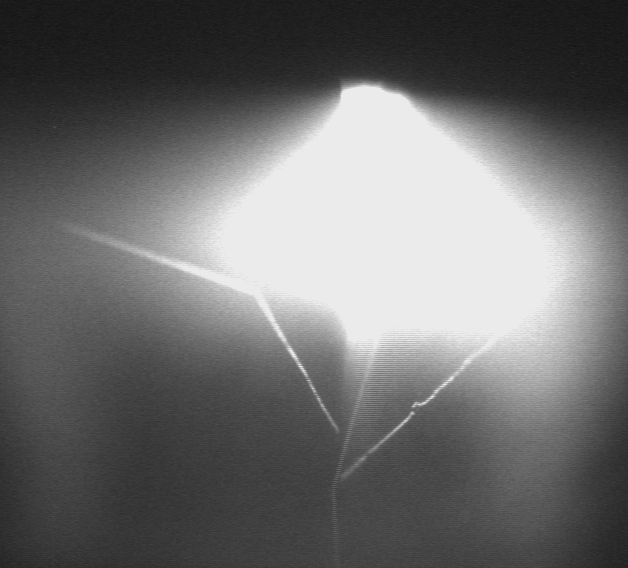
%> input picture 焊缝照片（原始）/0189.bmp, 628 x 568 px
$ octave yuyunsuan.m   (GNU Octave 9; MATLAB toolbox functions it lacks are replaced by stand-ins)
%> lines starting %> are read from the running program, lines starting %| are printed output that depends on the picture; in (x1, y1, x2, y2) boxes, pixels count from 0 and x2, y2 are one past the last pixel; in counts of white or black regions, pixels touching at a corner belong together; the program's own positions count from 1
close all;
clear all;
clc;
I1=imread('C:\Users\xiaohao\Desktop\图像处理技术\焊缝照片（原始）\0189.bmp');
%> I1 is the input picture: size 568x628 uint8; min 18, max 235, mean 109.9
I=medfilt2(I1);
%imwrite(I,'C:\Users\xiaohao\Desktop\图像处理技术\焊缝照片（原始）\中值滤波一.bmp');
h1=[-1 0 1;-2 0 2;-1 0 1];
h2=[1 2 1;0 0 0;-1 -2 -1];
% h3=[0 1 2;-1 0 1;-2 -1 0];
% h4=[1 1 0;2 0 -1;0 -1 -2];
J1=imfilter(I,h1);
J2=imfilter(I,h2);
% J3=imfilter(I,h3);
% J4=imfilter(I,h4);
 J=4*J1+1.5*J2;
 %imwrite(J,'C:\Users\xiaohao\Desktop\图像处理技术\焊缝照片（原始）\SOBEL1.bmp');
J0=medfilt2(J,[5,5]);
imwrite(J0,'C:\Users\xiaohao\Desktop\图像处理技术\焊缝照片（原始）\滤波1.bmp');
figure,imshow(J0);title('第一幅边缘检测滤波之后');
f=im2double(J0);
se=strel('disk',10);
ft=imtophat(f,se);
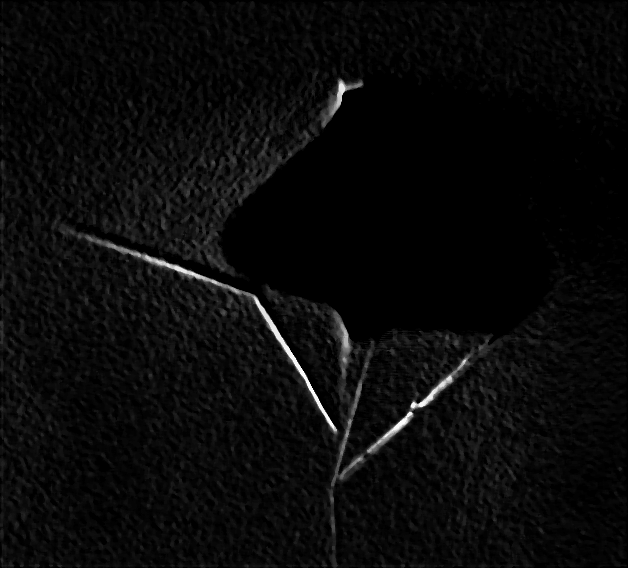
%> ft: size 568x628 double; min 0, max 0.992, mean 0.0379
Thr=graythresh(ft);
%> Thr = 0.329
lt=imbinarize(ft,Thr);
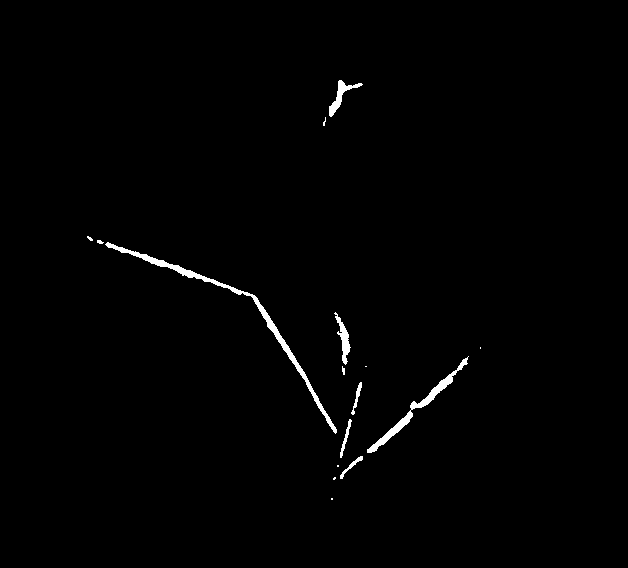
%> lt: size 568x628 logical; 0.95% white; 16 white regions (7 under 20 px), largest, box (x1, y1, x2, y2) and area: (105, 242, 337, 434) 1501, (367, 356, 469, 453) 839, (329, 80, 363, 117) 316
lt=imclose(lt,se);
%> lt: size 568x628 logical; 1.1% white; 6 white regions (3 under 20 px), largest, box (x1, y1, x2, y2) and area: (87, 236, 469, 480) 3209, (334, 312, 351, 375) 384, (323, 80, 363, 126) 364
%figure,imshow(lt);
at=bwareaopen(lt,300);
figure,imshow(at);title('第一幅图阈值');
imwrite(at,'C:\Users\xiaohao\Desktop\图像处理技术\焊缝照片（原始）\飞溅阈值.bmp');
I1=imread('C:\Users\xiaohao\Desktop\图像处理技术\焊缝照片（原始）\0190.bmp');
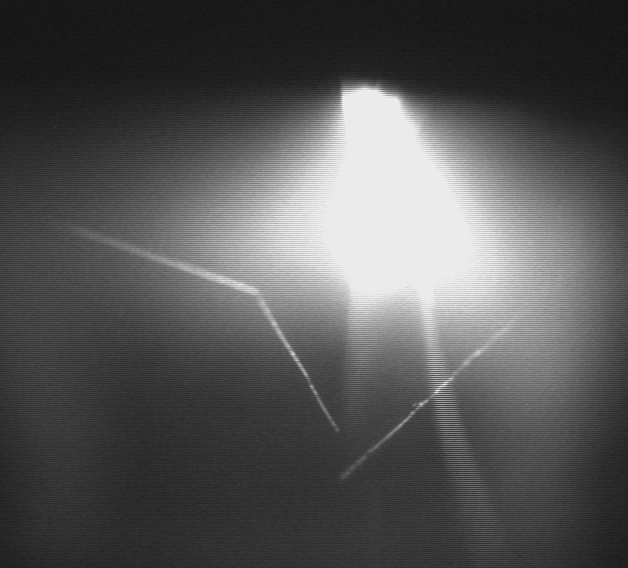
%> input picture 焊缝照片（原始）/0190.bmp, 628 x 568 px
%> I1 is the input picture: size 568x628 uint8; min 16, max 235, mean 85.8
I=medfilt2(I1);
%imwrite(I,'C:\Users\xiaohao\Desktop\图像处理技术\焊缝照片（原始）\中值滤波二.bmp');
h1=[-1 0 1;-2 0 2;-1 0 1];
h2=[1 2 1;0 0 0;-1 -2 -1];
% h3=[0 1 2;-1 0 1;-2 -1 0];
% h4=[1 1 0;2 0 -1;0 -1 -2];
J1=imfilter(I,h1);
J2=imfilter(I,h2);
% J3=imfilter(I,h3);
% J4=imfilter(I,h4);
J=4*J1+1.5*J2;
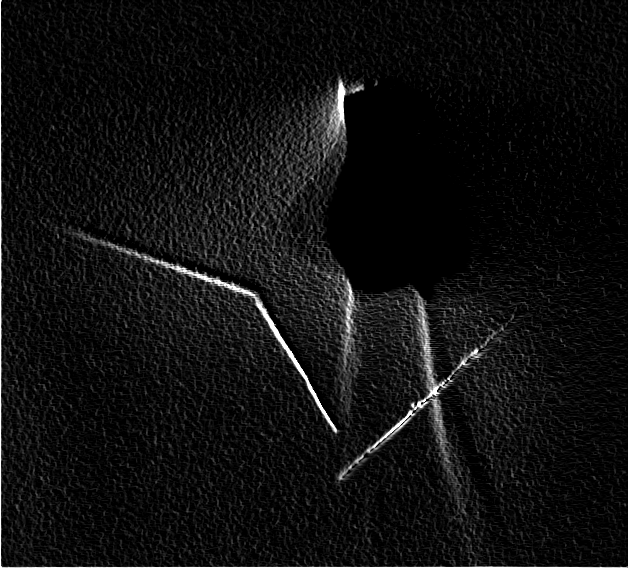
%> J: size 568x628 uint8; min 0, max 255, mean 15.9
%imwrite(J,'C:\Users\xiaohao\Desktop\图像处理技术\焊缝照片（原始）\SOBEL2.bmp');
J0=medfilt2(J,[5,5]);
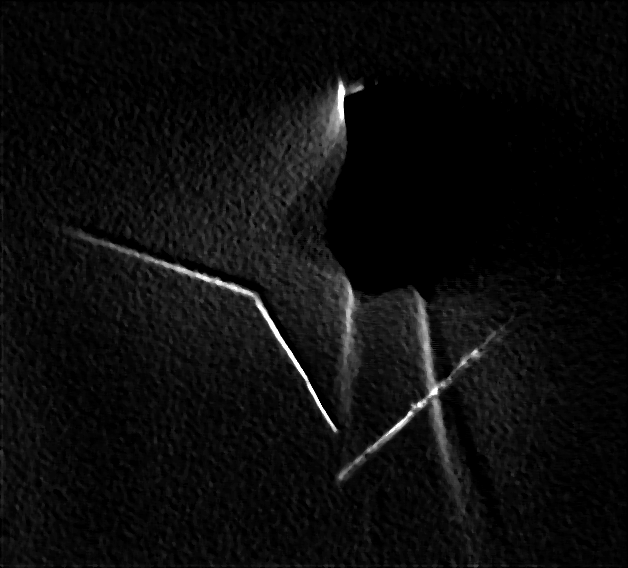
%> J0: size 568x628 uint8; min 0, max 255, mean 12.5
imwrite(J0,'C:\Users\xiaohao\Desktop\图像处理技术\焊缝照片（原始）\滤波2.bmp');
figure,imshow(J0),title('第二幅边缘检测滤波之后'),impixelinfo;
f=im2double(J0);
se=strel('disk',10);
ft=imtophat(f,se);
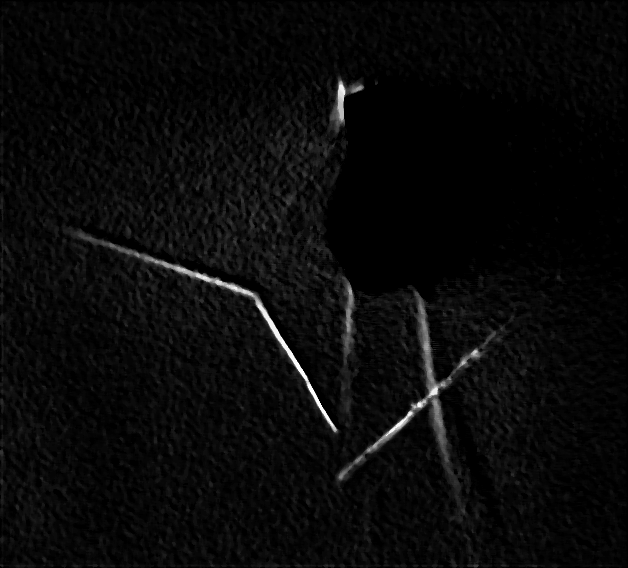
%> ft: size 568x628 double; min 0, max 1, mean 0.0368
Thr=graythresh(ft);
%> Thr = 0.29
lt=imbinarize(ft,Thr);
%> lt: size 568x628 logical; 1.2% white; 15 white regions (7 under 20 px), largest, box (x1, y1, x2, y2) and area: (365, 297, 452, 453) 1680, (102, 242, 337, 433) 1601, (331, 80, 346, 126) 365
lt=imclose(lt,se);
%> lt: size 568x628 logical; 1.4% white; 6 white regions (2 under 20 px), largest, box (x1, y1, x2, y2) and area: (338, 293, 486, 480) 2345, (101, 242, 337, 433) 1638, (331, 80, 364, 126) 530, (344, 283, 354, 352) 405
bt=bwareaopen(lt,300);
figure,imshow(bt);title('第二幅图阈值');
imwrite(bt,'C:\Users\xiaohao\Desktop\图像处理技术\焊缝照片（原始）\下一张阈值.bmp');
K=(at)&(bt);
%> K: size 568x628 logical; 0.74% white; 4 white regions, box (x1, y1, x2, y2) and area: (101, 242, 337, 433) 1386, (338, 356, 469, 479) 921, (333, 80, 362, 115) 244, (344, 330, 350, 352) 77
figure,imshow(K);
%imwrite(K,'C:\Users\xiaohao\Desktop\图像处理技术\焊缝照片（原始）\与运算阈值.bmp');
K=bwareaopen(K,300);
%> K: size 568x628 logical; 0.65% white; 2 white regions, box (x1, y1, x2, y2) and area: (101, 242, 337, 433) 1386, (338, 356, 469, 479) 921
imwrite(K,'C:\Users\xiaohao\Desktop\图像处理技术\焊缝照片（原始）\与运算XIAOC.bmp');
K=bwmorph(K,'thin',Inf);
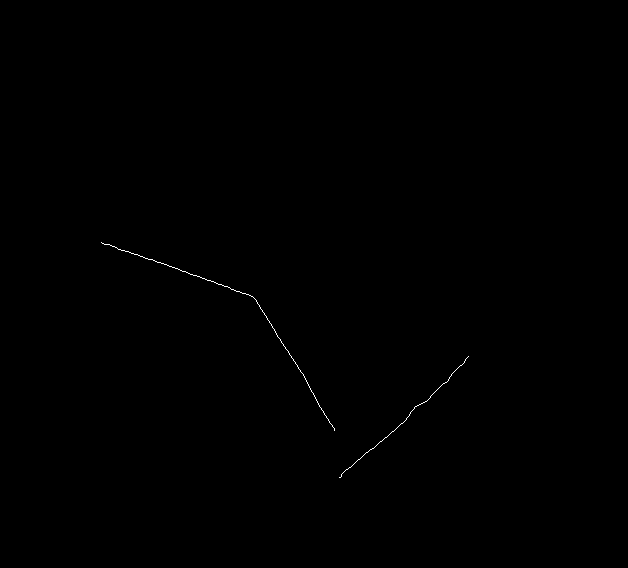
%> K: size 568x628 logical; 0.12% white in thin lines or dots, all inside (x1, y1, x2, y2) = (101, 242, 469, 478)

figure,imshow(K);title('与运算');
%imwrite(K,'C:\Users\xiaohao\Desktop\图像处理技术\焊缝照片（原始）\与运算细化.bmp');
